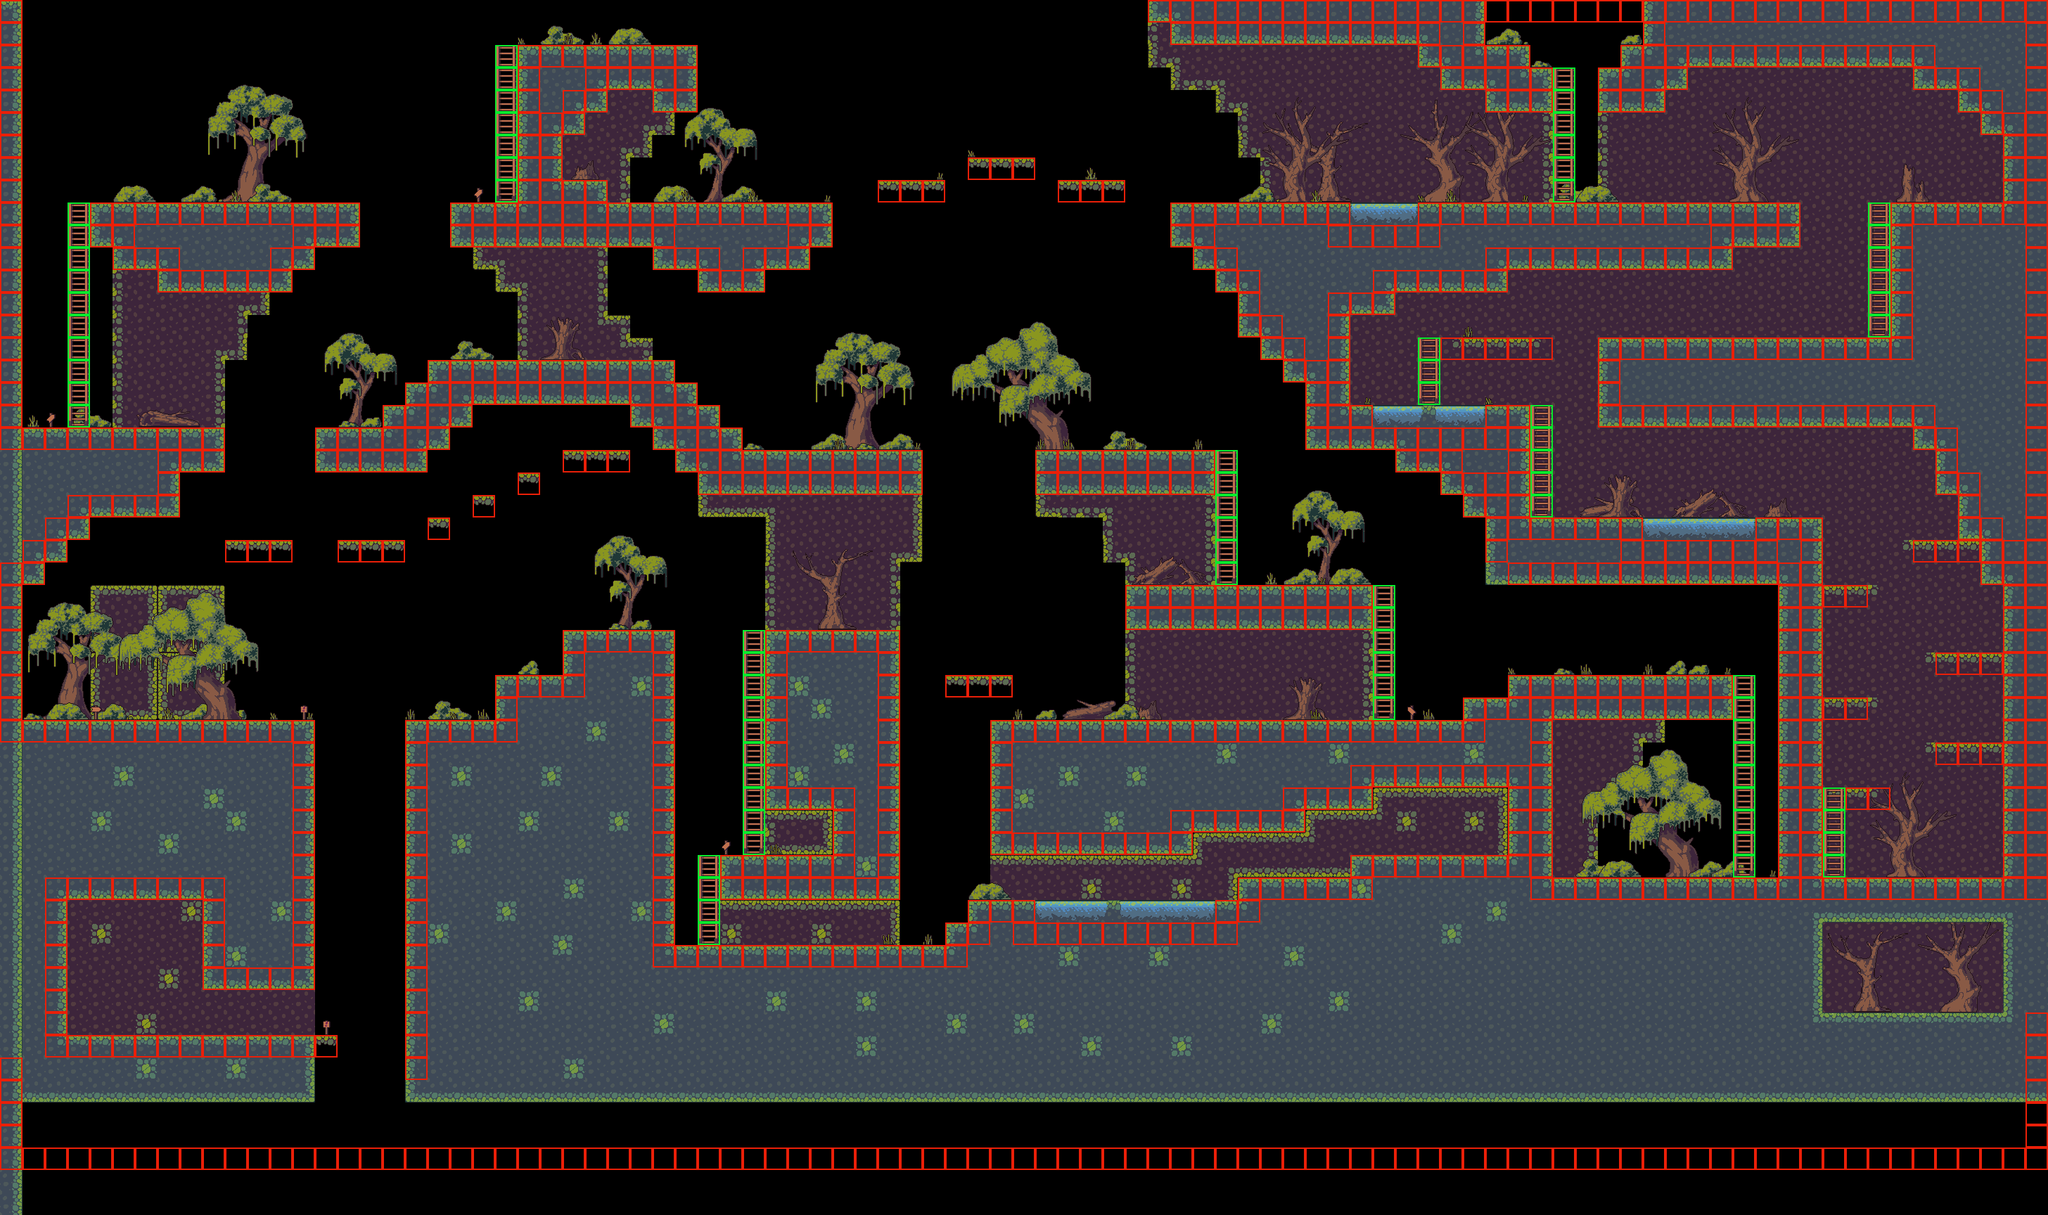

This is a level from a 2D game, rendered from its Tiled map with the project's own tilesets. A one-line summary and the map file follow, with tile-layer data summarised:
An orthogonal 91x54 tile map with 32x32 px tiles, 6 tile layers (Tile Layer 1, trees, grass_bushes, ladders and pointers, ...), 38 tilesets.

<map version="1.5" tiledversion="1.7.2" orientation="orthogonal" renderorder="right-down" width="91" height="54" tilewidth="32" tileheight="32" infinite="0" nextlayerid="8" nextobjectid="1">
 <tileset firstgid="1" name="Tileset" tilewidth="32" tileheight="32" tilecount="60" columns="10">
  <image source="Tileset.png" width="320" height="192" />
  <wangsets>
   <wangset name="terrain" type="mixed" tile="-1" />
   <wangset name="Unnamed Set" type="mixed" tile="-1" />
  </wangsets>
 </tileset>
 <tileset firstgid="61" name="stairs1" tilewidth="32" tileheight="32" tilecount="1" columns="1">
  <image source="free-swamp-game-tileset-pixel-art/3 Objects/Ladders/1.png" width="32" height="32" />
 </tileset>
 <tileset firstgid="62" name="stairs3" tilewidth="32" tileheight="32" tilecount="1" columns="1">
  <image source="free-swamp-game-tileset-pixel-art/3 Objects/Ladders/3.png" width="32" height="32" />
 </tileset>
 <tileset firstgid="63" name="stairs4" tilewidth="32" tileheight="32" tilecount="1" columns="1">
  <image source="free-swamp-game-tileset-pixel-art/3 Objects/Ladders/4.png" width="32" height="32" />
 </tileset>
 <tileset firstgid="64" name="stairs5" tilewidth="32" tileheight="32" tilecount="1" columns="1">
  <image source="free-swamp-game-tileset-pixel-art/3 Objects/Ladders/5.png" width="32" height="32" />
 </tileset>
 <tileset firstgid="65" name="stairs6" tilewidth="32" tileheight="32" tilecount="1" columns="1">
  <image source="free-swamp-game-tileset-pixel-art/3 Objects/Ladders/6.png" width="32" height="32" />
 </tileset>
 <tileset firstgid="66" name="Tileset1" tilewidth="32" tileheight="32" tilecount="60" columns="10">
  <image source="Tileset1.png" width="320" height="192" />
 </tileset>
 <tileset firstgid="126" name="bush1" tilewidth="32" tileheight="32" tilecount="1" columns="1">
  <image source="free-swamp-game-tileset-pixel-art/3 Objects/Bushes/1.png" width="32" height="32" />
 </tileset>
 <tileset firstgid="127" name="bush2" tilewidth="32" tileheight="32" tilecount="1" columns="1">
  <image source="free-swamp-game-tileset-pixel-art/3 Objects/Bushes/2.png" width="32" height="32" />
 </tileset>
 <tileset firstgid="128" name="bush4" tilewidth="32" tileheight="32" tilecount="1" columns="1">
  <image source="free-swamp-game-tileset-pixel-art/3 Objects/Bushes/4.png" width="32" height="32" />
 </tileset>
 <tileset firstgid="129" name="bush5" tilewidth="64" tileheight="32" tilecount="1" columns="1">
  <image source="free-swamp-game-tileset-pixel-art/3 Objects/Bushes/5.png" width="64" height="32" />
 </tileset>
 <tileset firstgid="130" name="bush7" tilewidth="64" tileheight="32" tilecount="1" columns="1">
  <image source="free-swamp-game-tileset-pixel-art/3 Objects/Bushes/7.png" width="64" height="32" />
 </tileset>
 <tileset firstgid="131" name="bush9" tilewidth="64" tileheight="32" tilecount="1" columns="1">
  <image source="free-swamp-game-tileset-pixel-art/3 Objects/Bushes/9.png" width="64" height="32" />
 </tileset>
 <tileset firstgid="132" name="pointer1" tilewidth="32" tileheight="32" tilecount="1" columns="1">
  <image source="free-swamp-game-tileset-pixel-art/3 Objects/Pointers/1.png" width="32" height="32" />
 </tileset>
 <tileset firstgid="133" name="pointer2" tilewidth="32" tileheight="32" tilecount="1" columns="1">
  <image source="free-swamp-game-tileset-pixel-art/3 Objects/Pointers/2.png" width="32" height="32" />
 </tileset>
 <tileset firstgid="134" name="pointer3" tilewidth="32" tileheight="32" tilecount="1" columns="1">
  <image source="free-swamp-game-tileset-pixel-art/3 Objects/Pointers/3.png" width="32" height="32" />
 </tileset>
 <tileset firstgid="135" name="pointer4" tilewidth="32" tileheight="32" tilecount="1" columns="1">
  <image source="free-swamp-game-tileset-pixel-art/3 Objects/Pointers/4.png" width="32" height="32" />
 </tileset>
 <tileset firstgid="136" name="pointer7" tilewidth="32" tileheight="32" tilecount="1" columns="1">
  <image source="free-swamp-game-tileset-pixel-art/3 Objects/Pointers/7.png" width="32" height="32" />
 </tileset>
 <tileset firstgid="137" name="pointer8" tilewidth="32" tileheight="32" tilecount="1" columns="1">
  <image source="free-swamp-game-tileset-pixel-art/3 Objects/Pointers/8.png" width="32" height="32" />
 </tileset>
 <tileset firstgid="138" name="ridge2" tilewidth="64" tileheight="32" tilecount="1" columns="1">
  <image source="free-swamp-game-tileset-pixel-art/3 Objects/Ridges/2.png" width="64" height="32" />
 </tileset>
 <tileset firstgid="139" name="ridge1" tilewidth="96" tileheight="32" tilecount="1" columns="1">
  <image source="free-swamp-game-tileset-pixel-art/3 Objects/Ridges/1.png" width="96" height="32" />
 </tileset>
 <tileset firstgid="140" name="ridge5" tilewidth="96" tileheight="32" tilecount="1" columns="1">
  <image source="free-swamp-game-tileset-pixel-art/3 Objects/Ridges/5.png" width="96" height="32" />
 </tileset>
 <tileset firstgid="141" name="ridge3" tilewidth="32" tileheight="32" tilecount="8" columns="4">
  <image source="free-swamp-game-tileset-pixel-art/3 Objects/Ridges/3.png" width="128" height="64" />
 </tileset>
 <tileset firstgid="149" name="ridge4" tilewidth="32" tileheight="32" tilecount="4" columns="2">
  <image source="free-swamp-game-tileset-pixel-art/3 Objects/Ridges/4.png" width="64" height="64" />
 </tileset>
 <tileset firstgid="153" name="ridge6" tilewidth="32" tileheight="32" tilecount="4" columns="2">
  <image source="free-swamp-game-tileset-pixel-art/3 Objects/Ridges/6.png" width="64" height="64" />
 </tileset>
 <tileset firstgid="157" name="tree1" tilewidth="32" tileheight="32" tilecount="16" columns="4">
  <image source="free-swamp-game-tileset-pixel-art/3 Objects/Trees/1.png" width="128" height="128" />
 </tileset>
 <tileset firstgid="173" name="tree2" tilewidth="32" tileheight="32" tilecount="20" columns="4">
  <image source="free-swamp-game-tileset-pixel-art/3 Objects/Trees/2.png" width="128" height="160" />
 </tileset>
 <tileset firstgid="193" name="tree3" tilewidth="32" tileheight="32" tilecount="20" columns="4">
  <image source="free-swamp-game-tileset-pixel-art/3 Objects/Trees/3.png" width="128" height="160" />
 </tileset>
 <tileset firstgid="213" name="willow1" tilewidth="32" tileheight="32" tilecount="20" columns="4">
  <image source="free-swamp-game-tileset-pixel-art/3 Objects/Willows/1.png" width="128" height="160" />
 </tileset>
 <tileset firstgid="233" name="willow2" tilewidth="32" tileheight="32" tilecount="30" columns="5">
  <image source="free-swamp-game-tileset-pixel-art/3 Objects/Willows/2.png" width="160" height="192" />
 </tileset>
 <tileset firstgid="263" name="willow3" tilewidth="32" tileheight="32" tilecount="42" columns="7">
  <image source="free-swamp-game-tileset-pixel-art/3 Objects/Willows/3.png" width="224" height="192" />
 </tileset>
 <tileset firstgid="305" name="grass1" tilewidth="32" tileheight="32" tilecount="1" columns="1">
  <image source="free-swamp-game-tileset-pixel-art/3 Objects/Grass/1.png" width="32" height="32" />
 </tileset>
 <tileset firstgid="306" name="grass2" tilewidth="32" tileheight="32" tilecount="1" columns="1">
  <image source="free-swamp-game-tileset-pixel-art/3 Objects/Grass/2.png" width="32" height="32" />
 </tileset>
 <tileset firstgid="307" name="grass3" tilewidth="32" tileheight="32" tilecount="1" columns="1">
  <image source="free-swamp-game-tileset-pixel-art/3 Objects/Grass/3.png" width="32" height="32" />
 </tileset>
 <tileset firstgid="308" name="grass5" tilewidth="32" tileheight="32" tilecount="1" columns="1">
  <image source="free-swamp-game-tileset-pixel-art/3 Objects/Grass/10.png" width="32" height="32" />
 </tileset>
 <tileset firstgid="309" name="grass4" tilewidth="32" tileheight="32" tilecount="1" columns="1">
  <image source="free-swamp-game-tileset-pixel-art/3 Objects/Grass/4.png" width="32" height="32" />
 </tileset>
 <tileset firstgid="310" name="collisionTiles" tilewidth="32" tileheight="32" tilecount="1" columns="1">
  <image source="collisionTiles.png" width="32" height="32" />
 </tileset>
 <tileset firstgid="311" name="collisionLadderTiles" tilewidth="32" tileheight="32" tilecount="1" columns="1">
  <image source="collisionLadderTiles.png" width="32" height="32" />
 </tileset>
 <layer id="1" name="Tile Layer 1" width="91" height="54" offsetx="0.5" offsety="0.5">
  <properties>
   <property name="Draw" type="int" value="1" />
  </properties>
  <data>[4914 cells, 2907 non-empty, 51 distinct tile ids]</data>
 </layer>
 <layer id="3" name="trees" width="91" height="54" offsetx="0.5" offsety="0.5">
  <properties>
   <property name="Draw" type="int" value="1" />
  </properties>
  <data>[4914 cells, 420 non-empty, 169 distinct tile ids]</data>
 </layer>
 <layer id="4" name="grass_bushes" width="91" height="54" offsetx="0.5" offsety="0.5">
  <properties>
   <property name="Draw" type="int" value="1" />
  </properties>
  <data>[4914 cells, 158 non-empty, 68 distinct tile ids]</data>
 </layer>
 <layer id="2" name="ladders and pointers" width="91" height="54" offsetx="0.5" offsety="0.5">
  <properties>
   <property name="Draw" type="int" value="1" />
  </properties>
  <data>[4914 cells, 87 non-empty, 11 distinct tile ids]</data>
 </layer>
 <layer id="5" name="colliders" width="91" height="54" offsetx="0.5" offsety="0.5">
  <properties>
   <property name="Debug" type="int" value="1" />
   <property name="Navigation" type="int" value="1" />
  </properties>
  <data>[4914 cells, 1055 non-empty, 1 distinct tile ids]</data>
 </layer>
 <layer id="7" name="ladders_colliders" width="91" height="54">
  <properties>
   <property name="Debug" type="int" value="1" />
   <property name="Ladder" type="int" value="1" />
   <property name="Navigation" type="int" value="0" />
  </properties>
  <data>[4914 cells, 76 non-empty, 1 distinct tile ids]</data>
 </layer>
</map>
